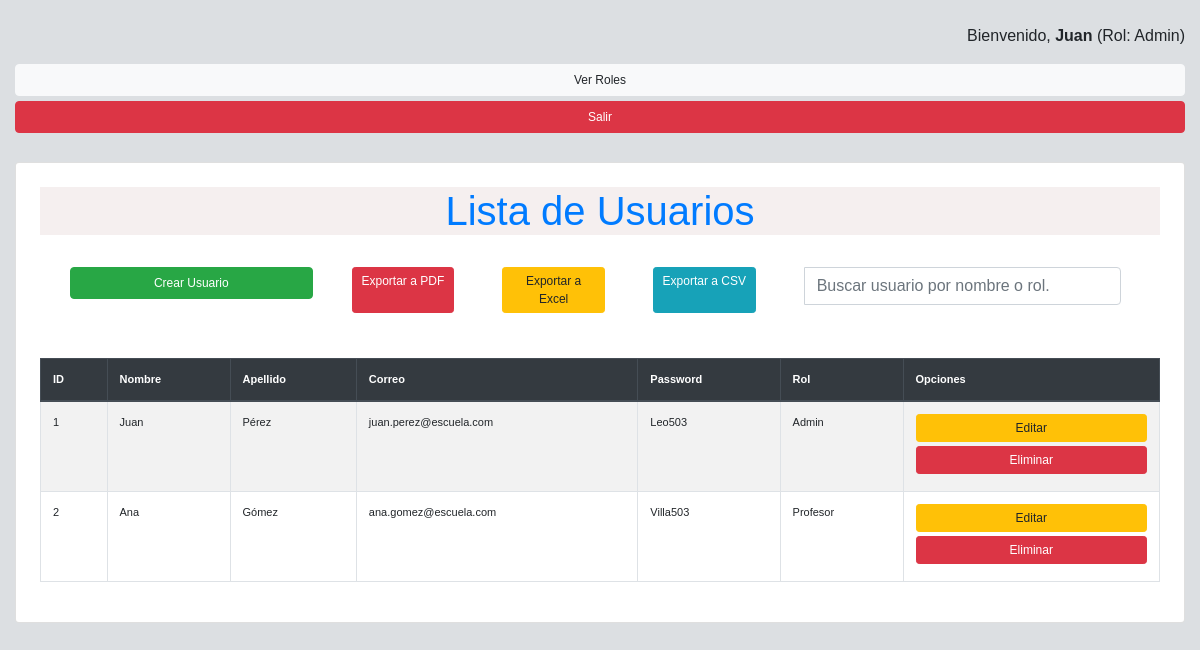
The app's page /routers/usuariosRouter.php (signed in) with its own data.
### tables this page shows
CREATE TABLE usuarios (
    id_usuario INT AUTO_INCREMENT PRIMARY KEY,
    nombre VARCHAR(100) NOT NULL,
    apellido VARCHAR(100) NOT NULL,
    correo VARCHAR(100) NOT NULL UNIQUE,
    password VARCHAR(255) NOT NULL,
    id_rol INT NOT NULL,
    FOREIGN KEY (id_rol) REFERENCES roles(id_rol) ON DELETE RESTRICT
);

CREATE TABLE roles (
    id_rol INT AUTO_INCREMENT PRIMARY KEY,
    nombre VARCHAR(50) NOT NULL UNIQUE
);

### controllers/usuarioController.php (called while the page is built, shortened)
<?php
require_once(dirname(__FILE__) . '/../config/conf.php');
require_once(dirname(__FILE__) . '/../models/usuariosModel.php');
class UsuarioController
{
    private $usuario;
    public function __construct()
    {
        $database = new Conexion();
        $this->db = $database->Conectar();
        $this->usuario = new Usuario($this->db);
    }
    public function index()
    {
        $result = $this->usuario->get_usuarios();
        $usuarios = $result->fetchAll(PDO::FETCH_ASSOC);
        include(dirname(__FILE__) . '/../views/usuario/indexUsuario.php');
    }
}
?>

### routers/usuariosRouter.php (called while the page is built, shortened)
<?php
require_once '../controllers/usuarioController.php';
$action = isset($_GET['action']) ? $_GET['action'] : '';
$controller = new usuarioController();
switch ($action) {
    default:
        $controller->index();
        break;
}
?>

### config/conf.php (called while the page is built, shortened)
<?php
class Conexion {
    private $host = "localhost";
    private $db = "escuela_sv";
    private $user = "root";
    private $pwd = "1234";
    public function Conectar() {
        $this->conn = null;
        try {
            $this->conn = new PDO("mysql:host=" . $this->host . ";dbname=" . $this->db, $this->user, $this->pwd);
            $this->conn->setAttribute(PDO::ATTR_ERRMODE, PDO::ERRMODE_EXCEPTION);
        } catch (PDOException $exec) {
            echo "Error en la conexión: " . $exec->getMessage();
        }
        return $this->conn;
    }
}
?>

### models/usuariosModel.php (called while the page is built, shortened)
<?php
class Usuario
{
    private $conn;
    private $table_name = "usuarios";
    public function __construct($db)
    {
        $this->conn = $db;
    }
    public function get_usuarios()
    {
        $query =  "SELECT usuarios.*, r.nombre AS nombre_rol FROM " . $this->table_name . " usuarios
              JOIN roles r ON usuarios.id_rol = r.id_rol";
        $result = $this->conn->prepare($query);
        $result->execute();
        return $result;
    }
}
?>

### views/usuario/indexUsuario.php (the view, shortened to what this page needs)
<!DOCTYPE html>
<html lang="es">
<head>
    <link rel="stylesheet" href="https://stackpath.bootstrapcdn.com/bootstrap/4.5.2/css/bootstrap.min.css">
    <link rel="stylesheet" href="../views/css/usuarioResponsive.css">
</head>
<body>
    <br>
    <div class="container-fluid">
        <div class="row">
            <div class="col-12 text-right">
                <p>Bienvenido, <strong><?= htmlspecialchars($_SESSION['usuarios']); ?></strong> (Rol: <?= htmlspecialchars($_SESSION['roles']); ?>)</p>
                <div class="ml-auto">
                    <a href="../routers/rolesRouter.php" class="btn btn-light mr-2">Ver Roles</a>
                    <form action="../views/auth/exit.php" method="POST" class="d-inline">
                        <button type="submit" class="btn btn-danger">Salir</button>
                    </form>
                </div>
            </div>
        </div>
    </div>
    <br>
    <div class="container-fluid">
        <div class="card m-auto mt-5 p-4">
            <h2 class="text-center">Lista de Usuarios</h2><br>
            <div class="container-sm">
                <form action="" method="get">
                    <div class="input-group mb-2">
                        <div class="col-12 col-md-6 col-lg-3">
                            <a href="../routers/usuariosRouter.php?action=create" class="btn btn-success btn-block w-100 mb-3">Crear Usuario</a>
                        </div>
                        <div class="d-flex justify-content-end mb-3">
                            <a href="../routers/usuariosRouter.php?action=exportPDF" class="btn btn-danger btn-sm mx-4">Exportar a PDF</>
                            <a href="../routers/usuariosRouter.php?action=exportExcel" class="btn btn-warning btn-sm mx-4">Exportar a Excel</a>
                            <a href="../routers/usuariosRouter.php?action=exportCSV" class="btn btn-info btn-sm mx-4">Exportar a CSV</a>
                        </div>
                        <input type="text" id="buscarUsuario" class="form-control mx-4" placeholder="Buscar usuario por nombre o rol." aria-label="Recipient's username" aria-describedby="button-addon2" >
                    </div>
                </form>
            </div>
            <div class="row mt-3">
                <div class="col-12">
                    <div class="table-responsive">
                        <table id="dato" class="table table-striped table-bordered">
                            <thead class="thead-dark">
                                <tr>
                                    <th scope="col">ID</th>
                                    <th scope="col">Nombre</th>
                                    <th scope="col">Apellido</th>
                                    <th scope="col">Correo</th>
                                    <th scope="col">Password</th>
                                    <th scope="col">Rol</th>
                                    <th scope="col">Opciones</th>
                                </tr>
                            </thead>
                            <tbody id="resultadoUsuarios">
                                <?php foreach ($usuarios as $usuario) : ?>
                                    <tr>
                                        <td><?= htmlspecialchars($usuario['id_usuario']); ?></td>
                                        <td><?= htmlspecialchars($usuario['nombre']); ?></td>
                                        <td><?= htmlspecialchars($usuario['apellido']); ?></td>
                                        <td><?= htmlspecialchars($usuario['correo']); ?></td>
                                        <td><?= htmlspecialchars($usuario['password']); ?></td>
                                        <td><?= htmlspecialchars($usuario['nombre_rol']); ?></td>
                                        <td>
                                            <a href="../routers/usuariosRouter.php?action=edit&id=<?= $usuario['id_usuario']; ?>" class="btn btn-warning btn-sm mb-1">Editar</a>
                                            <a href="../routers/usuariosRouter.php?action=confirmDelete&id=<?= $usuario['id_usuario']; ?>" class="btn btn-danger btn-sm">Eliminar</a>
                                        </td>
                                    </tr>
                                <?php endforeach; ?>
                            </tbody>
                        </table>
                    </div>
                </div>
            </div>
        </div>
    </div>
</body>
</html>

### views/css/usuarioResponsive.css (style rules this page uses)
body { font-family: Arial, sans-serif; background-color: #dcdfe2; }
h2, h4 { background-color: rgb(245, 239, 239); text-align: center; color: #007bff; }
.form-control { font-size: 1em; }
@media (min-width: 1025px) and (max-width: 1200px) { table th, table td { font-size: 11px; } }
@media (min-width: 1025px) and (max-width: 1200px) { h2 { font-size: 2.5em; } }
@media (min-width: 1025px) and (max-width: 1200px) { .btn { font-size: 12px; width: 100%; margin-bottom: 5px; } }

### records on screen
usuarios: id_usuario "1", nombre "Juan", apellido "Pérez", correo "juan.perez@escuela.com", password "Leo503", id_rol.nombre "Admin"
usuarios: id_usuario "2", nombre "Ana", apellido "Gómez", correo "ana.gomez@escuela.com", password "Villa503", id_rol.nombre "Profesor"

### other values on screen
$_SESSION['usuarios'] "Juan"
$_SESSION['roles'] "Admin"
